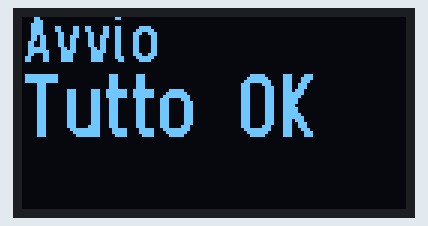
Simulated run of this sketch. Board: Arduino Uno, built with avr-gcc and run on an emulated ATmega328P. Shown: 128×64 one-colour display.

Above: at 1.2 s.

The sketch:

prova-b.ino
```cpp
#include <Arduino.h>
#include <U8g2lib.h>
#include <Wire.h>


U8G2_SSD1306_128X64_NONAME_F_HW_I2C u8g2(U8G2_R0);

void setup() {
  u8g2.begin();

  u8g2.clearBuffer();
  u8g2.setFont(u8g2_font_logisoso16_tr);
  u8g2.drawStr(0,15,"Avvio");
  u8g2.sendBuffer();

  delay(1000);

  u8g2.setFont(u8g2_font_logisoso20_tr);
  u8g2.drawStr(0,40,"Tutto OK");
  u8g2.sendBuffer();

}

void loop() {

}
```
